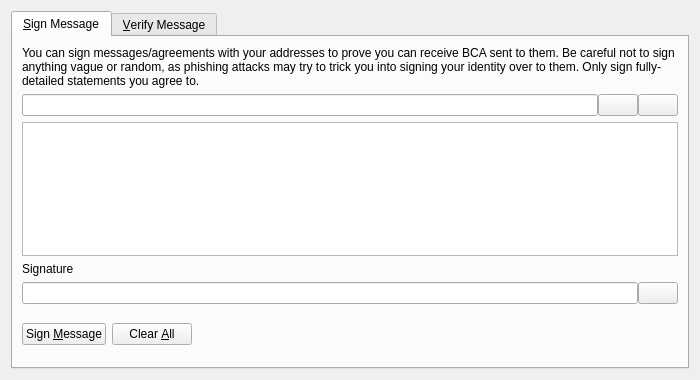
<?xml version="1.0" encoding="UTF-8"?>
<ui version="4.0">
 <class>SignVerifyMessageDialog</class>
 <widget class="QDialog" name="SignVerifyMessageDialog">
  <property name="geometry">
   <rect>
    <x>0</x>
    <y>0</y>
    <width>700</width>
    <height>380</height>
   </rect>
  </property>
  <property name="windowTitle">
   <string>Signatures - Sign / Verify a Message</string>
  </property>
  <property name="modal">
   <bool>true</bool>
  </property>
  <layout class="QVBoxLayout" name="verticalLayout">
   <item>
    <widget class="QTabWidget" name="tabWidget">
     <property name="currentIndex">
      <number>0</number>
     </property>
     <widget class="QWidget" name="tabSignMessage">
      <attribute name="title">
       <string>&amp;Sign Message</string>
      </attribute>
      <layout class="QVBoxLayout" name="verticalLayout_SM">
       <item>
        <widget class="QLabel" name="infoLabel_SM">
         <property name="text">
          <string>You can sign messages/agreements with your addresses to prove you can receive BCA sent to them. Be careful not to sign anything vague or random, as phishing attacks may try to trick you into signing your identity over to them. Only sign fully-detailed statements you agree to.</string>
         </property>
         <property name="textFormat">
          <enum>Qt::PlainText</enum>
         </property>
         <property name="wordWrap">
          <bool>true</bool>
         </property>
        </widget>
       </item>
       <item>
        <layout class="QHBoxLayout" name="horizontalLayout_1_SM">
         <property name="spacing">
          <number>0</number>
         </property>
         <item>
          <widget class="QValidatedLineEdit" name="addressIn_SM">
           <property name="toolTip">
            <string>The Bitcoin Atom address to sign the message with</string>
           </property>
          </widget>
         </item>
         <item>
          <widget class="QPushButton" name="addressBookButton_SM">
           <property name="toolTip">
            <string>Choose previously used address</string>
           </property>
           <property name="text">
            <string/>
           </property>
           <property name="icon">
            <iconset resource="../bitcoin.qrc">
             <normaloff>:/icons/address-book</normaloff>:/icons/address-book</iconset>
           </property>
           <property name="shortcut">
            <string>Alt+A</string>
           </property>
           <property name="autoDefault">
            <bool>false</bool>
           </property>
          </widget>
         </item>
         <item>
          <widget class="QPushButton" name="pasteButton_SM">
           <property name="toolTip">
            <string>Paste address from clipboard</string>
           </property>
           <property name="text">
            <string/>
           </property>
           <property name="icon">
            <iconset resource="../bitcoin.qrc">
             <normaloff>:/icons/editpaste</normaloff>:/icons/editpaste</iconset>
           </property>
           <property name="shortcut">
            <string>Alt+P</string>
           </property>
           <property name="autoDefault">
            <bool>false</bool>
           </property>
          </widget>
         </item>
        </layout>
       </item>
       <item>
        <widget class="QPlainTextEdit" name="messageIn_SM">
         <property name="toolTip">
          <string>Enter the message you want to sign here</string>
         </property>
        </widget>
       </item>
       <item>
        <widget class="QLabel" name="signatureLabel_SM">
         <property name="text">
          <string>Signature</string>
         </property>
         <property name="textFormat">
          <enum>Qt::PlainText</enum>
         </property>
        </widget>
       </item>
       <item>
        <layout class="QHBoxLayout" name="horizontalLayout_2_SM">
         <property name="spacing">
          <number>0</number>
         </property>
         <item>
          <widget class="QLineEdit" name="signatureOut_SM">
           <property name="font">
            <font>
             <italic>true</italic>
            </font>
           </property>
           <property name="readOnly">
            <bool>true</bool>
           </property>
          </widget>
         </item>
         <item>
          <widget class="QPushButton" name="copySignatureButton_SM">
           <property name="toolTip">
            <string>Copy the current signature to the system clipboard</string>
           </property>
           <property name="text">
            <string/>
           </property>
           <property name="icon">
            <iconset resource="../bitcoin.qrc">
             <normaloff>:/icons/editcopy</normaloff>:/icons/editcopy</iconset>
           </property>
           <property name="autoDefault">
            <bool>false</bool>
           </property>
          </widget>
         </item>
        </layout>
       </item>
       <item>
        <layout class="QHBoxLayout" name="horizontalLayout_3_SM">
         <item>
          <widget class="QPushButton" name="signMessageButton_SM">
           <property name="toolTip">
            <string>Sign the message to prove you own this Bitcoin Atom address</string>
           </property>
           <property name="text">
            <string>Sign &amp;Message</string>
           </property>
           <property name="icon">
            <iconset resource="../bitcoin.qrc">
             <normaloff>:/icons/edit</normaloff>:/icons/edit</iconset>
           </property>
           <property name="autoDefault">
            <bool>false</bool>
           </property>
          </widget>
         </item>
         <item>
          <widget class="QPushButton" name="clearButton_SM">
           <property name="toolTip">
            <string>Reset all sign message fields</string>
           </property>
           <property name="text">
            <string>Clear &amp;All</string>
           </property>
           <property name="icon">
            <iconset resource="../bitcoin.qrc">
             <normaloff>:/icons/remove</normaloff>:/icons/remove</iconset>
           </property>
           <property name="autoDefault">
            <bool>false</bool>
           </property>
          </widget>
         </item>
         <item>
          <spacer name="horizontalSpacer_1_SM">
           <property name="orientation">
            <enum>Qt::Horizontal</enum>
           </property>
           <property name="sizeHint" stdset="0">
            <size>
             <width>40</width>
             <height>48</height>
            </size>
           </property>
          </spacer>
         </item>
         <item>
          <widget class="QLabel" name="statusLabel_SM">
           <property name="font">
            <font>
             <weight>75</weight>
             <bold>true</bold>
            </font>
           </property>
           <property name="text">
            <string/>
           </property>
           <property name="wordWrap">
            <bool>true</bool>
           </property>
          </widget>
         </item>
         <item>
          <spacer name="horizontalSpacer_2_SM">
           <property name="orientation">
            <enum>Qt::Horizontal</enum>
           </property>
           <property name="sizeHint" stdset="0">
            <size>
             <width>40</width>
             <height>48</height>
            </size>
           </property>
          </spacer>
         </item>
        </layout>
       </item>
      </layout>
     </widget>
     <widget class="QWidget" name="tabVerifyMessage">
      <attribute name="title">
       <string>&amp;Verify Message</string>
      </attribute>
      <layout class="QVBoxLayout" name="verticalLayout_VM">
       <item>
        <widget class="QLabel" name="infoLabel_VM">
         <property name="text">
          <string>Enter the receiver's address, message (ensure you copy line breaks, spaces, tabs, etc. exactly) and signature below to verify the message. Be careful not to read more into the signature than what is in the signed message itself, to avoid being tricked by a man-in-the-middle attack. Note that this only proves the signing party receives with the address, it cannot prove sendership of any transaction!</string>
         </property>
         <property name="textFormat">
          <enum>Qt::PlainText</enum>
         </property>
         <property name="alignment">
          <set>Qt::AlignLeading|Qt::AlignLeft|Qt::AlignTop</set>
         </property>
         <property name="wordWrap">
          <bool>true</bool>
         </property>
        </widget>
       </item>
       <item>
        <layout class="QHBoxLayout" name="horizontalLayout_1_VM">
         <property name="spacing">
          <number>0</number>
         </property>
         <item>
          <widget class="QValidatedLineEdit" name="addressIn_VM">
           <property name="toolTip">
            <string>The Bitcoin Atom address the message was signed with</string>
           </property>
          </widget>
         </item>
         <item>
          <widget class="QPushButton" name="addressBookButton_VM">
           <property name="toolTip">
            <string>Choose previously used address</string>
           </property>
           <property name="text">
            <string/>
           </property>
           <property name="icon">
            <iconset resource="../bitcoin.qrc">
             <normaloff>:/icons/address-book</normaloff>:/icons/address-book</iconset>
           </property>
           <property name="shortcut">
            <string>Alt+A</string>
           </property>
           <property name="autoDefault">
            <bool>false</bool>
           </property>
          </widget>
         </item>
        </layout>
       </item>
       <item>
        <widget class="QPlainTextEdit" name="messageIn_VM"/>
       </item>
       <item>
        <widget class="QValidatedLineEdit" name="signatureIn_VM"/>
       </item>
       <item>
        <layout class="QHBoxLayout" name="horizontalLayout_2_VM">
         <item>
          <widget class="QPushButton" name="verifyMessageButton_VM">
           <property name="toolTip">
            <string>Verify the message to ensure it was signed with the specified Bitcoin Atom address</string>
           </property>
           <property name="text">
            <string>Verify &amp;Message</string>
           </property>
           <property name="icon">
            <iconset resource="../bitcoin.qrc">
             <normaloff>:/icons/transaction_0</normaloff>:/icons/transaction_0</iconset>
           </property>
           <property name="autoDefault">
            <bool>false</bool>
           </property>
          </widget>
         </item>
         <item>
          <widget class="QPushButton" name="clearButton_VM">
           <property name="toolTip">
            <string>Reset all verify message fields</string>
           </property>
           <property name="text">
            <string>Clear &amp;All</string>
           </property>
           <property name="icon">
            <iconset resource="../bitcoin.qrc">
             <normaloff>:/icons/remove</normaloff>:/icons/remove</iconset>
           </property>
           <property name="autoDefault">
            <bool>false</bool>
           </property>
          </widget>
         </item>
         <item>
          <spacer name="horizontalSpacer_1_VM">
           <property name="orientation">
            <enum>Qt::Horizontal</enum>
           </property>
           <property name="sizeHint" stdset="0">
            <size>
             <width>40</width>
             <height>48</height>
            </size>
           </property>
          </spacer>
         </item>
         <item>
          <widget class="QLabel" name="statusLabel_VM">
           <property name="font">
            <font>
             <weight>75</weight>
             <bold>true</bold>
            </font>
           </property>
           <property name="text">
            <string/>
           </property>
           <property name="wordWrap">
            <bool>true</bool>
           </property>
          </widget>
         </item>
         <item>
          <spacer name="horizontalSpacer_2_VM">
           <property name="orientation">
            <enum>Qt::Horizontal</enum>
           </property>
           <property name="sizeHint" stdset="0">
            <size>
             <width>40</width>
             <height>48</height>
            </size>
           </property>
          </spacer>
         </item>
        </layout>
       </item>
      </layout>
     </widget>
    </widget>
   </item>
  </layout>
 </widget>
 <customwidgets>
  <customwidget>
   <class>QValidatedLineEdit</class>
   <extends>QLineEdit</extends>
   <header>qt/qvalidatedlineedit.h</header>
  </customwidget>
 </customwidgets>
 <resources>
  <include location="../bitcoin.qrc"/>
 </resources>
 <connections/>
</ui>
